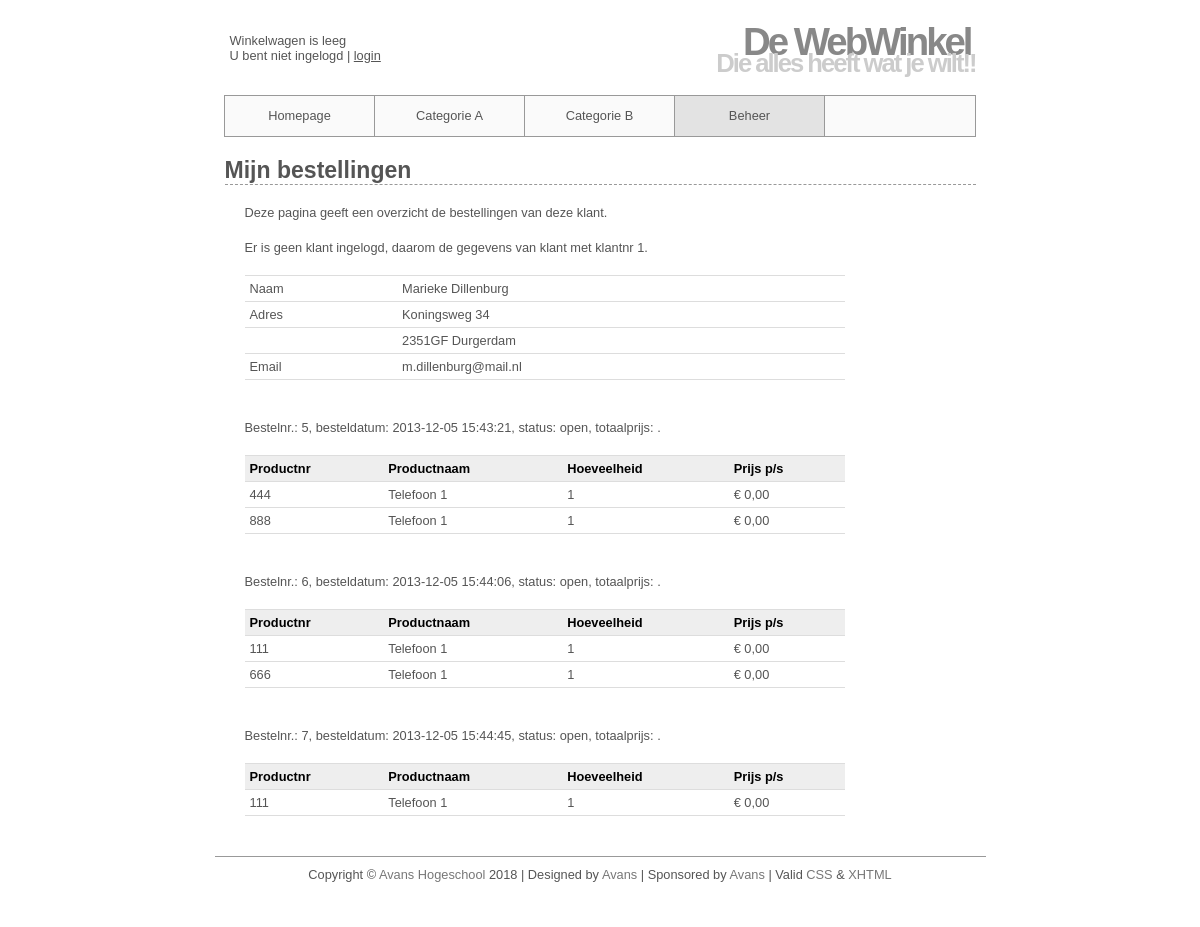
The page /view/x/bestellingenbeheer.php on the database its author committed.
### tables this page shows
CREATE TABLE IF NOT EXISTS `klant` (
  `klantnr` int(10) unsigned NOT NULL AUTO_INCREMENT,
  `naam` varchar(50) NOT NULL,
  `adres` varchar(40) NOT NULL,
  `postcode` varchar(7) NOT NULL,
  `plaats` varchar(40) NOT NULL,
  `emailadres` varchar(60) NOT NULL,
  `password` char(40) NOT NULL,
  PRIMARY KEY (`emailadres`),
  KEY `klantnr` (`klantnr`)
);

CREATE TABLE IF NOT EXISTS `bestelling` (
  `bestelnummer` int(10) NOT NULL AUTO_INCREMENT,
  `klantnummer` int(6) NOT NULL,
  `besteldatum` timestamp NOT NULL DEFAULT CURRENT_TIMESTAMP,
  `status` enum('open','betaald','verzonden') DEFAULT 'open',
  `totaalprijs` decimal(5,2) DEFAULT NULL,
  PRIMARY KEY (`bestelnummer`,`klantnummer`)
);

CREATE TABLE IF NOT EXISTS `bestelregel` (
  `bestelnummer` int(10) NOT NULL,
  `productnummer` int(10) NOT NULL,
  `productprijs` decimal(5,2) NOT NULL,
  `aantal_besteld` int(3) NOT NULL,
  PRIMARY KEY (`bestelnummer`,`productnummer`)
);

### view/x/bestellingenbeheer.php (the view, shortened to what this page needs)
<?php
echo "<h1>Mijn bestellingen</h1>\n";
echo "<p>Deze pagina geeft een overzicht de bestellingen van deze klant.</p>";
if (!empty($_SESSION['klantnr'])) {
	$klantnr = $_SESSION['klantnr'];
} else {
	echo "<p>Er is geen klant ingelogd, daarom de gegevens van klant met klantnr 1.</p>";
	$klantnr = 1;
}
$conn = mysqli_connect(DB_HOST, DB_USER, DB_PASSWORD, DB_NAME);
$sql = "SELECT `naam`, `adres`, `postcode`, `plaats`, `emailadres` FROM `klant` WHERE `klantnr`='$klantnr';";
if( !($result = mysqli_query($conn, $sql)) ) {
	echo "<p>Geen resultaten gevonden.</p>\n";
} else {
	$row = mysqli_fetch_array($result);
	echo "<table>\n" ;
	echo "<tr><td>Naam</td><td>".$row["naam"]."</td></tr>\n" ;
	echo "<tr><td>Adres</td><td>".$row["adres"]."</td></tr>\n" ;
	echo "<tr><td>&nbsp;</td><td>".$row["postcode"]."&nbsp;".$row['plaats']."</td></tr>\n" ;
	echo "<tr><td>Email</td><td>".$row["emailadres"]."</td></tr>\n" ;
	echo "</table>\n" ;
}
$sql = "SELECT `bestelnummer`, `besteldatum`, `status`, `totaalprijs` FROM `bestelling` WHERE `klantnummer`='$klantnr';";
if( !($result = mysqli_query($conn, $sql)) ) {
	echo "<p>Geen bestellingen gevonden.</p>\n";
} else {
	while($row = mysqli_fetch_array($result)) {
		echo "<p>Bestelnr.: ".$row["bestelnummer"].", besteldatum: ".$row["besteldatum"].", status: ".$row["status"].", totaalprijs: ".$row["totaalprijs"].".</p>";
		$sqlbestelregel = "SELECT
			`bestelregel`.`productnummer`,
			`product`.`productnaam`,
			`bestelregel`.`productprijs`,
			`bestelregel`.`aantal_besteld`
			FROM `bestelregel`, `product`
			WHERE `bestelregel`.`bestelnummer`='".$row["bestelnummer"]."'
			GROUP BY `bestelregel`.`productnummer`;";
		if( !($regels = mysqli_query($conn, $sqlbestelregel)) ) {
			echo "<p>Geen producten gevonden.</p>\n";
		} else {
			echo "\n<table>\n<thead><th>Productnr</th><th>Productnaam</th><th>Hoeveelheid</th><th>Prijs p/s</th></tr></thead>\n<tbody>";
			while($regel = mysqli_fetch_array($regels)) {
				echo "<tr><td>".$regel["productnummer"]."</td>";
				echo "<td>".$regel["productnaam"]."</td>";
				echo "<td>".$regel["aantal_besteld"]."</td>";
				echo "<td>€ ".number_format($regel["productprijs"], 2, ',', '.')."</td></tr>\n";
			}
			echo "</tbody></table>\n" ;
		}
	}
}
?>

### controller/includes/style.css (style rules this page uses)
* { border:0; margin:0; padding:0; }
a { color:#777; text-decoration:none; }
body { background:#ffffff; color:#555; font:0.8em Arial, Helvetica, "bitstream vera sans", sans-serif; }
#header { height:80px; margin:0 auto; width:751px; }
#header h1 { color:#888; font-size:300%; letter-spacing:-3px; text-align:right; padding:5px; margin-bottom:-20px; }
#header h2 { color:#CCC; font-size:200%; letter-spacing:-2px; text-align:right; }
#navigation { background:#fafafa; border:1px solid #999; margin:0 auto; width:750px; height:40px; list-style:none; }
#navigation li { border-right: 1px solid #999; float:left; width:149px; list-style:none; }
#navigation a { color:#555; display:block; line-height:40px; text-align:center; }
#navigation .active { background:#e3e3e3; color:#777; }
#menu { float: left; margin-top: -50px; padding: 5px; }
#menu a { color: #555; text-decoration:underline }
#content { margin: 0 auto; padding: 0 0 20px; width: 751px; overflow: auto }
#content h1 { border-bottom:1px dashed #999; font-size:1.8em; padding:20px 0 0; }
#content p { padding:20px 20px 0; }
#footer { border-top:1px solid #999; height:50px; margin:0 auto; padding:10px; text-align:center; width:751px; }
table, td, th { border-top: 1px solid #ddd; border-bottom: 1px solid #ddd; font-size: 1.0em; }
table { width: 80%; margin: 20px; border-collapse: collapse; text-align: left; }
th { background-color: #eee; color: black; height: 20px; padding: 5px; }
td { height: 25px; vertical-align: bottom; padding: 5px; }
ul { list-style-type: none; }

### rows shown on the page
klant: naam "Marieke Dillenburg", adres "Koningsweg 34", postcode "2351GF", plaats "Durgerdam", emailadres "m.dillenburg@mail.nl"
bestelling: bestelnummer "5", besteldatum "2013-12-05 15:43:21", status "open"
bestelregel: productnummer "444", productnaam "Telefoon 1", aantal_besteld "1", productprijs "0,00"
bestelregel: productnummer "888", productnaam "Telefoon 1", aantal_besteld "1", productprijs "0,00"
bestelling: bestelnummer "6", besteldatum "2013-12-05 15:44:06", status "open"
bestelregel: productnummer "111", productnaam "Telefoon 1", aantal_besteld "1", productprijs "0,00"
bestelregel: productnummer "666", productnaam "Telefoon 1", aantal_besteld "1", productprijs "0,00"
bestelling: bestelnummer "7", besteldatum "2013-12-05 15:44:45", status "open"
bestelregel: productnummer "111", productnaam "Telefoon 1", aantal_besteld "1", productprijs "0,00"
